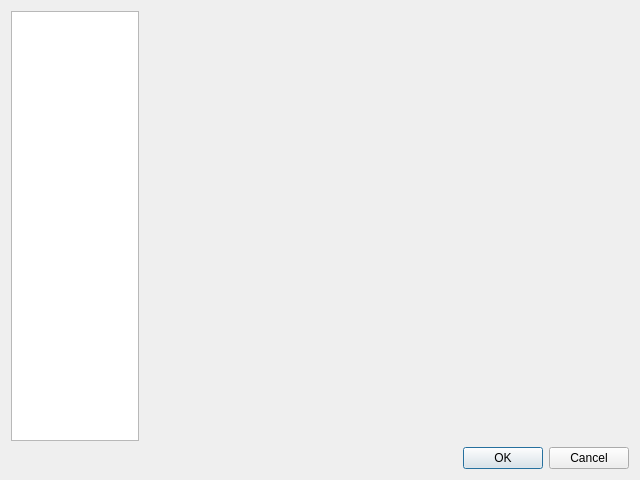
<?xml version="1.0" encoding="UTF-8"?>
<ui version="4.0">
 <class>SystemSettings</class>
 <widget class="QDialog" name="SystemSettings">
  <property name="geometry">
   <rect>
    <x>0</x>
    <y>0</y>
    <width>640</width>
    <height>480</height>
   </rect>
  </property>
  <property name="windowTitle">
   <string>System Config</string>
  </property>
  <layout class="QGridLayout" name="gridLayout">
   <item row="0" column="0">
    <layout class="QVBoxLayout" name="verticalLayout">
     <item>
      <layout class="QHBoxLayout" name="horizontalLayout">
       <item>
        <widget class="QListWidget" name="contentsWidget">
         <property name="maximumSize">
          <size>
           <width>128</width>
           <height>16777215</height>
          </size>
         </property>
        </widget>
       </item>
       <item>
        <widget class="QStackedWidget" name="pagesWidget"/>
       </item>
      </layout>
     </item>
     <item>
      <widget class="QDialogButtonBox" name="buttonBox">
       <property name="orientation">
        <enum>Qt::Horizontal</enum>
       </property>
       <property name="standardButtons">
        <set>QDialogButtonBox::Cancel|QDialogButtonBox::Ok</set>
       </property>
      </widget>
     </item>
    </layout>
   </item>
  </layout>
 </widget>
 <resources/>
 <connections>
  <connection>
   <sender>buttonBox</sender>
   <signal>accepted()</signal>
   <receiver>SystemSettings</receiver>
   <slot>accept()</slot>
   <hints>
    <hint type="sourcelabel">
     <x>248</x>
     <y>254</y>
    </hint>
    <hint type="destinationlabel">
     <x>157</x>
     <y>274</y>
    </hint>
   </hints>
  </connection>
  <connection>
   <sender>buttonBox</sender>
   <signal>rejected()</signal>
   <receiver>SystemSettings</receiver>
   <slot>reject()</slot>
   <hints>
    <hint type="sourcelabel">
     <x>316</x>
     <y>260</y>
    </hint>
    <hint type="destinationlabel">
     <x>286</x>
     <y>274</y>
    </hint>
   </hints>
  </connection>
 </connections>
</ui>
